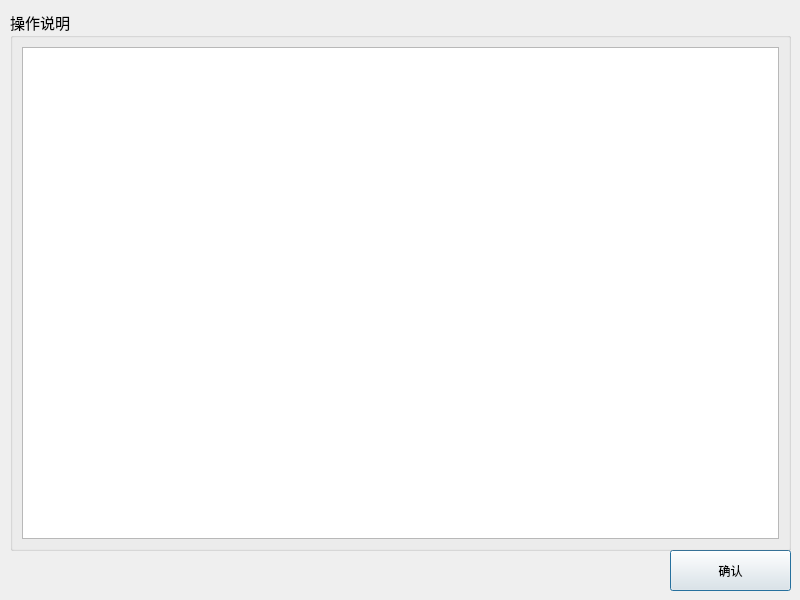
<?xml version="1.0" encoding="UTF-8"?>
<ui version="4.0">
 <class>ReadMeDLg</class>
 <widget class="QDialog" name="ReadMeDLg">
  <property name="geometry">
   <rect>
    <x>0</x>
    <y>0</y>
    <width>800</width>
    <height>600</height>
   </rect>
  </property>
  <property name="windowTitle">
   <string>操作说明</string>
  </property>
  <widget class="QPushButton" name="okBtn">
   <property name="geometry">
    <rect>
     <x>670</x>
     <y>550</y>
     <width>121</width>
     <height>41</height>
    </rect>
   </property>
   <property name="text">
    <string>确认</string>
   </property>
  </widget>
  <widget class="QGroupBox" name="groupBox">
   <property name="geometry">
    <rect>
     <x>10</x>
     <y>10</y>
     <width>781</width>
     <height>541</height>
    </rect>
   </property>
   <property name="font">
    <font>
     <family>微软雅黑</family>
     <pointsize>11</pointsize>
    </font>
   </property>
   <property name="title">
    <string>操作说明</string>
   </property>
   <layout class="QGridLayout" name="gridLayout">
    <item row="0" column="0">
     <widget class="QTextEdit" name="textEdit">
      <property name="font">
       <font>
        <family>微软雅黑</family>
        <pointsize>11</pointsize>
       </font>
      </property>
     </widget>
    </item>
   </layout>
  </widget>
 </widget>
 <resources/>
 <connections/>
</ui>
